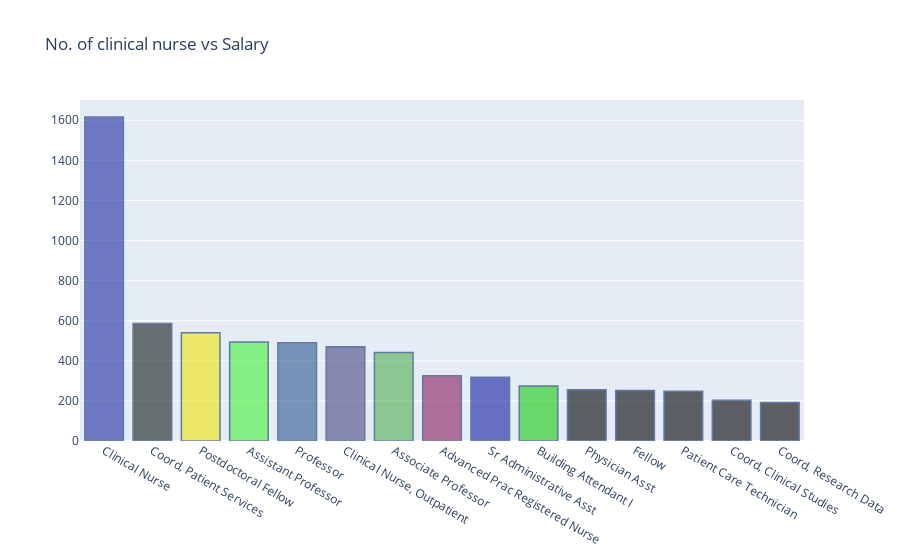

Source (notebook cell):
### Markdown cell above
## Top 15 jobs (based on number of employees)

### Code cell
simple_graph(df,'JobTitle','barv',title='No. of clinical nurse vs Salary',top =15)

### Figure 1 — Plotly figure (JSON) as saved in the notebook; plotly's stock layout.template omitted (floating-point values rounded to 4 significant figures)
{"data": [{"marker": {"color": ["#232BA0", "#141C1B", "#EEE40B", "#46F139", "#315993", "#464681", "#50AE52", "#851D5E", "#121DA0", "#18CB10"], "line": {"color": "rgb(8,48,107)", "width": 1.5}}, "opacity": 0.6, "type": "bar", "x": ["Clinical Nurse", "Coord, Patient Services", "Postdoctoral Fellow", "Assistant Professor", "Professor", "Clinical Nurse, Outpatient", "Associate Professor", "Advanced Prac Registered Nurse", "Sr Administrative Asst", "Building Attendant I", "Physician Asst", "Fellow", "Patient Care Technician", "Coord, Clinical Studies", "Coord, Research Data"], "y": [1616, 586, 540, 494, 490, 470, 442, 325, 318, 274, 256, 252, 248, 203, 192]}], "layout": {"title": {"text": "No. of clinical nurse vs Salary"}}}
